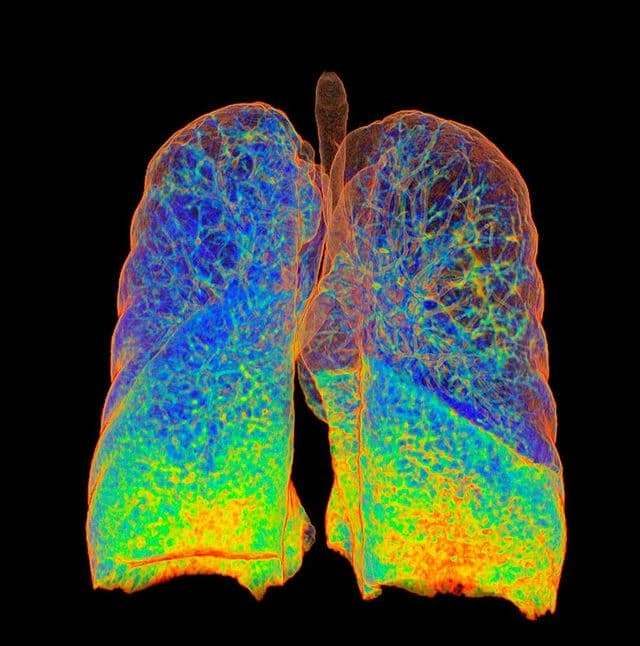
#> input picture assets/histogram_1.JPG, 640 x 646 px, found by its file name
$ python app_3.py
#> lines starting #> are read from the running program, lines starting #| are printed output that depends on the picture
import cv2
from matplotlib import pyplot as plt
from skimage.filters import gaussian, median
from skimage.morphology import disk
from skimage.transform import rescale
from skimage.util import random_noise

img1 = cv2.imread('./assets/histogram_1.jpg', cv2.IMREAD_GRAYSCALE)
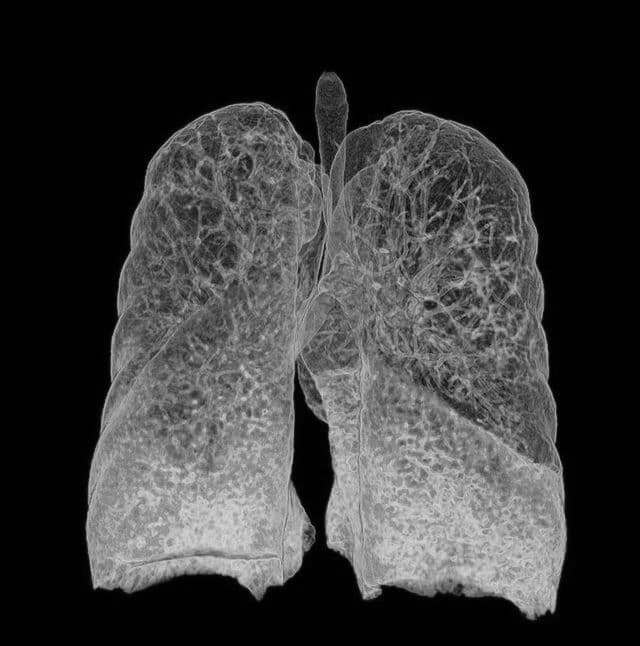
#> img1: shape (646, 640); min 0, max 230, mean 58
img1 = rescale(img1, 0.15)
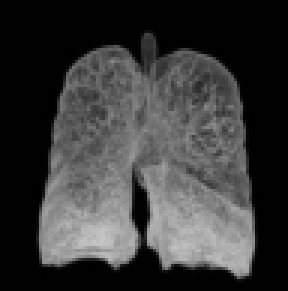
#> img1: shape (97, 96) float64 (shown 3 times larger); min 0.0025, max 0.771, mean 0.228

img_ns = random_noise(img1, mode='speckle', mean=0.1)
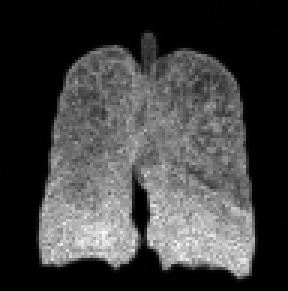
#> img_ns: shape (97, 96) float64 (shown 3 times larger); min 0.00301, max 0.974, mean 0.25

img_m3 = median(img_ns, disk(3))
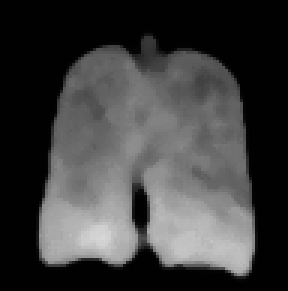
#> img_m3: shape (97, 96) float64 (shown 3 times larger); min 0.00392, max 0.855, mean 0.246
img_m9 = median(img_ns, disk(11))
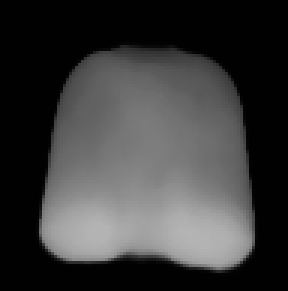
#> img_m9: shape (97, 96) float64 (shown 3 times larger); min 0.00416, max 0.709, mean 0.235
img_g1 = gaussian(img_ns, 1)
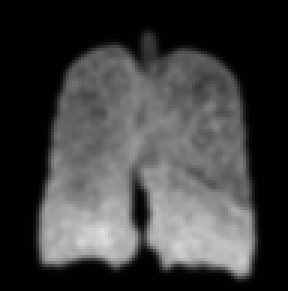
#> img_g1: shape (97, 96) float64 (shown 3 times larger); min 0.00387, max 0.872, mean 0.25
img_g3 = gaussian(img_ns, 3)
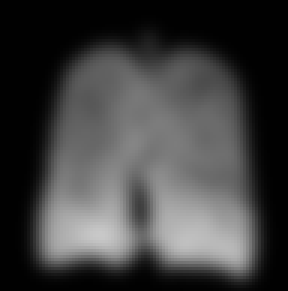
#> img_g3: shape (97, 96) float64 (shown 3 times larger); min 0.00414, max 0.788, mean 0.25

plt.subplot(3, 2, 1)
plt.imshow(img1, cmap='gray')
plt.title('Original image')
plt.subplot(3, 2, 2)
plt.imshow(img_ns, cmap='gray')
plt.title('Noisy image')
plt.subplot(3, 2, 3)
plt.imshow(img_m3, cmap='gray')
plt.title("Median filter (radius=3) ")
plt.subplot(3, 2, 4)
plt.imshow(img_m9, cmap='gray')
plt.title('Median filter(radius-9)')
plt.subplot(3, 2, 5)
plt.imshow(img_g1, cmap='gray')
plt.title("Gaussian filter (sigma-1)")
plt.subplot(3, 2, 6)
plt.imshow(img_g3, cmap='gray')
plt.title('Gaussian filter(sigma 3)')
plt.show()

$ run again, with assets/histogram_2.JPG copied over assets/histogram_1.JPG
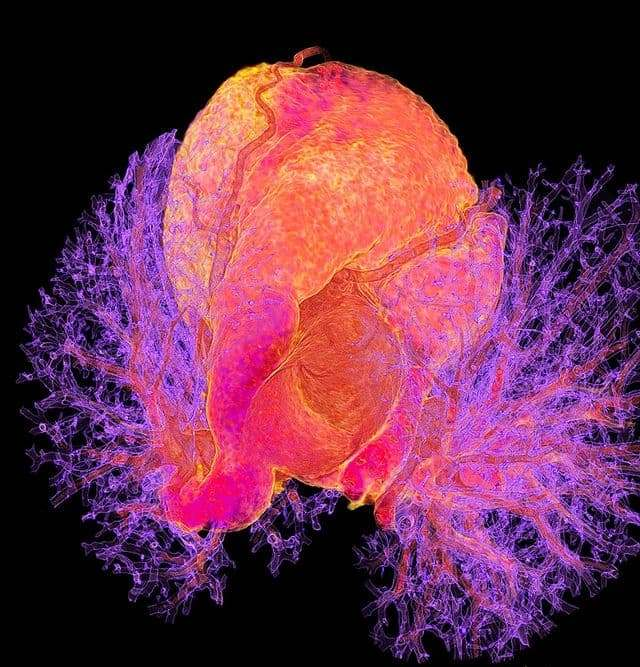
#> input picture assets/histogram_2.JPG, 640 x 667 px, found by its file name
#> `img_ns = random_noise(img1, mode='speckle', mean=0.1)`:
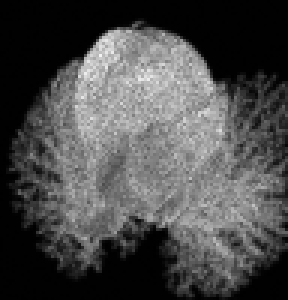
#> img_ns: shape (100, 96) float64 (shown 3 times larger); min 0.00292, max 0.955, mean 0.294
#> `img_g3 = gaussian(img_ns, 3)`:
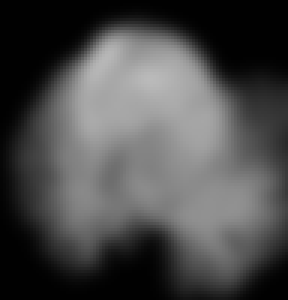
#> img_g3: shape (100, 96) float64 (shown 3 times larger); min 0.00415, max 0.731, mean 0.294
